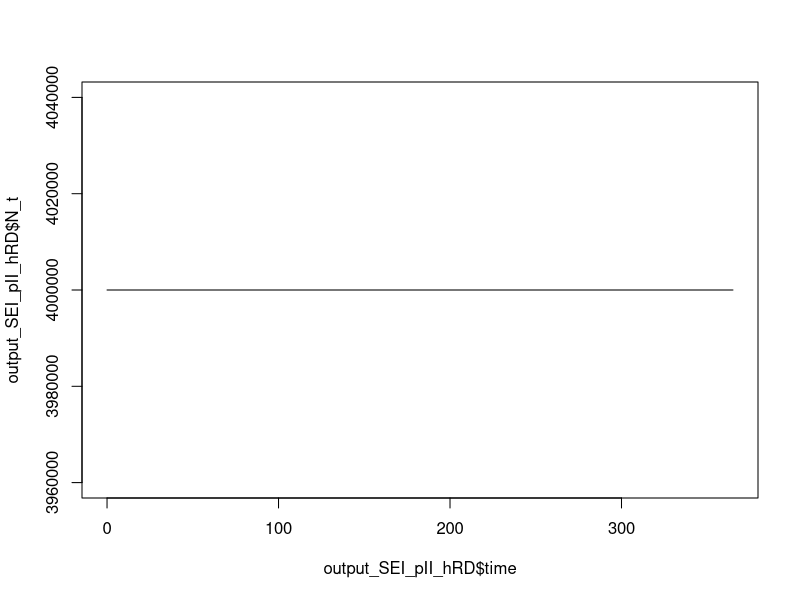
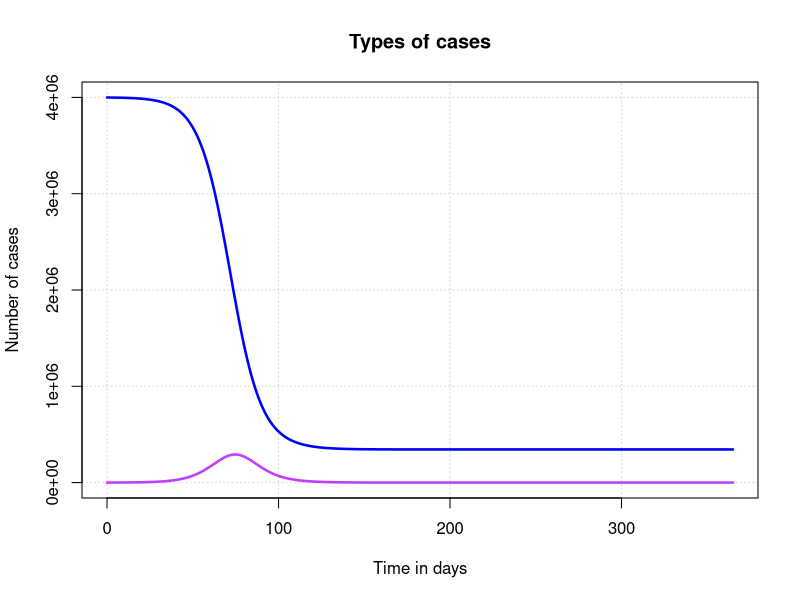

Source code (R) for these figures, in order: (Note: this script raises an error after producing the figures.)
#SEI_pII_hRD model for Covid for isolation from Presympthomatic infectious by contact tracing and Testing
#Step 1 load packages
library(deSolve)

#define function
SEI_pII_hRD_fun<- function(current_timepoint, state_values, parameters)
{
  
  #creat state variables (local variables)
  S<-state_values[1] # Susceptible 
  E<-state_values[2] # Exposed
  I_p<-state_values[3]
  I<-state_values[4] #  Infectious
  I_h<-state_values[5] #Pre-symptomathic infectious
  R<-state_values[6] # Recovered 
  D<-state_values[7]#Died
  with(
    as.list(parameters), #variable names within parameters can be used
    {
      #compute derivative
      
      dS <- -beta_intervention*S*(I+eta_ip*I_p+eta_ih*I_h)/N
      
      dE <- beta_intervention*S*(I+eta_ip*I_p+eta_ih*I_h)/N- epsilon*E 
      
      dI_p<- epsilon*E - sigma_ih*I_p - sigma_i*I_p 
      
      dI <- sigma_i*I_p - gamma_i*I- delta_i*I - phi_i*I
      
      dI_h <- sigma_ih*E +phi_i*I - gamma_ih*I_h- delta_ih*I_h
      
      dR <- gamma_i*I + gamma_ih*I_h
      
      dD<- delta_i*I + delta_ih*I_h
      
      
      
      #combine results
      results=c(dS,dE,dI_p,dI,dI_h, dR,dD)
      list(results)
    }
  )
}




#compartment durations

incubation_period=3 
presymptomatic_infectious_period=3
infectious_period=7 
isolation_stay= 10
# total outflows from compartments
E_outflow = 1/incubation_period
I_p_outflow =1/presymptomatic_infectious_period
I_outflow = 1/infectious_period
I_h_outflow=1/isolation_stay
#force of infection
R0=2.21
effective_contact_rate_per_infectious_per_time= R0/infectious_period #


beta = effective_contact_rate_per_infectious_per_time

#INTERVENTIONS

##Face Mask
C_M=0.0 #faceMask coverrage
E_M=0.3#faceMask efficacy
##Social distancing 
S_D=1 # relative reduction in contact rate by social distancing

beta_intervention =beta*S_D*(1-C_M*E_M)

## contact tracing and case finding
proportion_I_p_isolated=0.0 #contact tracing and testing of presymptomatic infectious group
proportion_I_isolated=0.0 #Case finding of Infectious group

relative_infectiousness_of_isolated_compared_to_non_isolated_infectious=0.0
relative_infectiousness_of_presympthomatic_compared_to_non_isolated_infectious=0.5
eta_ih = relative_infectiousness_of_isolated_compared_to_non_isolated_infectious
eta_ip = relative_infectiousness_of_presympthomatic_compared_to_non_isolated_infectious

sigma_ih = proportion_I_p_isolated*I_p_outflow 

phi_i= proportion_I_isolated*I_outflow

#progression
epsilon=E_outflow
sigma_i= I_p_outflow - sigma_ih

#mortality
proportion_mortality_from_I=0.05
proportion_mortality_from_I_h=0.02

delta_i= proportion_mortality_from_I*I_outflow

delta_ih =proportion_mortality_from_I_h*I_h_outflow


#Recovery rate

gamma_i = I_outflow - delta_i - phi_i
gamma_ih =I_h_outflow - delta_ih




#list parameters

parameter_list<- c(beta=beta, eta_ih=eta_ih,eta_ip=eta_ip,
                   
                   sigma_i=sigma_i, 
                   delta_i=delta_i,
                   gamma_i=gamma_i,
                   
                   sigma_ih=sigma_ih,
                   delta_ih=delta_ih,
                   gamma_ih=gamma_ih)
#compartment population 
N=4e+06
E0= N*0.0 #4000
I_p0=N*0
I0=N*0.00025 #1000
I_h0=N*0
R0=N*0 #200
D0=0
S0= N-(E0+I_p0+I0+I_h0+R0+D0)

initial_values <- c(S=S0,E=E0,
                    I=I0,I_p=I_p0,I_h=I_h0,
                    R=R0, D=D0)
times=seq(0, 365, by = 1)

output_SEI_pII_hRD=as.data.frame(lsoda(initial_values, times, SEI_pII_hRD_fun, parameter_list))


#Check total population N=4e+06
output_SEI_pII_hRD$N_t<- output_SEI_pII_hRD$S + output_SEI_pII_hRD$E + output_SEI_pII_hRD$I_p+ 
 output_SEI_pII_hRD$I  +  output_SEI_pII_hRD$I_h+ output_SEI_pII_hRD$R +output_SEI_pII_hRD$D 
#View dataframe
View(output_SEI_pII_hRD)
#plot population and check it is Constant
plot(output_SEI_pII_hRD$time,output_SEI_pII_hRD$N_t,type = 'l')

#save data 
write.csv(output_SEI_pII_hRD,"SEI_pII_hRD_model.csv")

#PLOT

plot(output_SEI_pII_hRD$time,output_SEI_pII_hRD$R,
     ylim = c(0,4e+06),
     type="n",
     xlab='Time in days',
     ylab = 'Number of cases', main="Types of cases", panel.first= grid())

lines(output_SEI_pII_hRD$time,output_SEI_pII_hRD$S,lwd=2.5,col='blue')
lines(output_SEI_pII_hRD$time,output_SEI_pII_hRD$E,lwd=2.5,col='darkorchid1')
lines(output_SEI_pII_hRD$time,output_SEI_pII_hRD$I-p,lwd=2.5,col='darksalmon')
lines(output_SEI_pII_hRD$time,output_SEI_pII_hRD$I,lwd=3,col="red")
lines(output_SEI_pII_hRD$time,output_SEI_pII_hRD$I_h,lwd=3,col="orange")
lines(output_SEI_pII_hRD$time,output_SEI_pII_hRD$R,lwd=2.5,col = 'green')
lines(output_SEI_pII_hRD$time,output_SEI_pII_hRD$D,lwd=2.5,col = 'black')
legend('topright',c("Susceptible","Exposed","Pre-symptomatic",
                    "Infectious","Isolated infectious",
                    "Recoverd","Dead"),
       lty=c(1,1,1,1,1,1),lwd=c(3,3,3,3,3,3),
       col=c("blue",'darkorchid1','darksalmon',"red","orange","green","black"))
